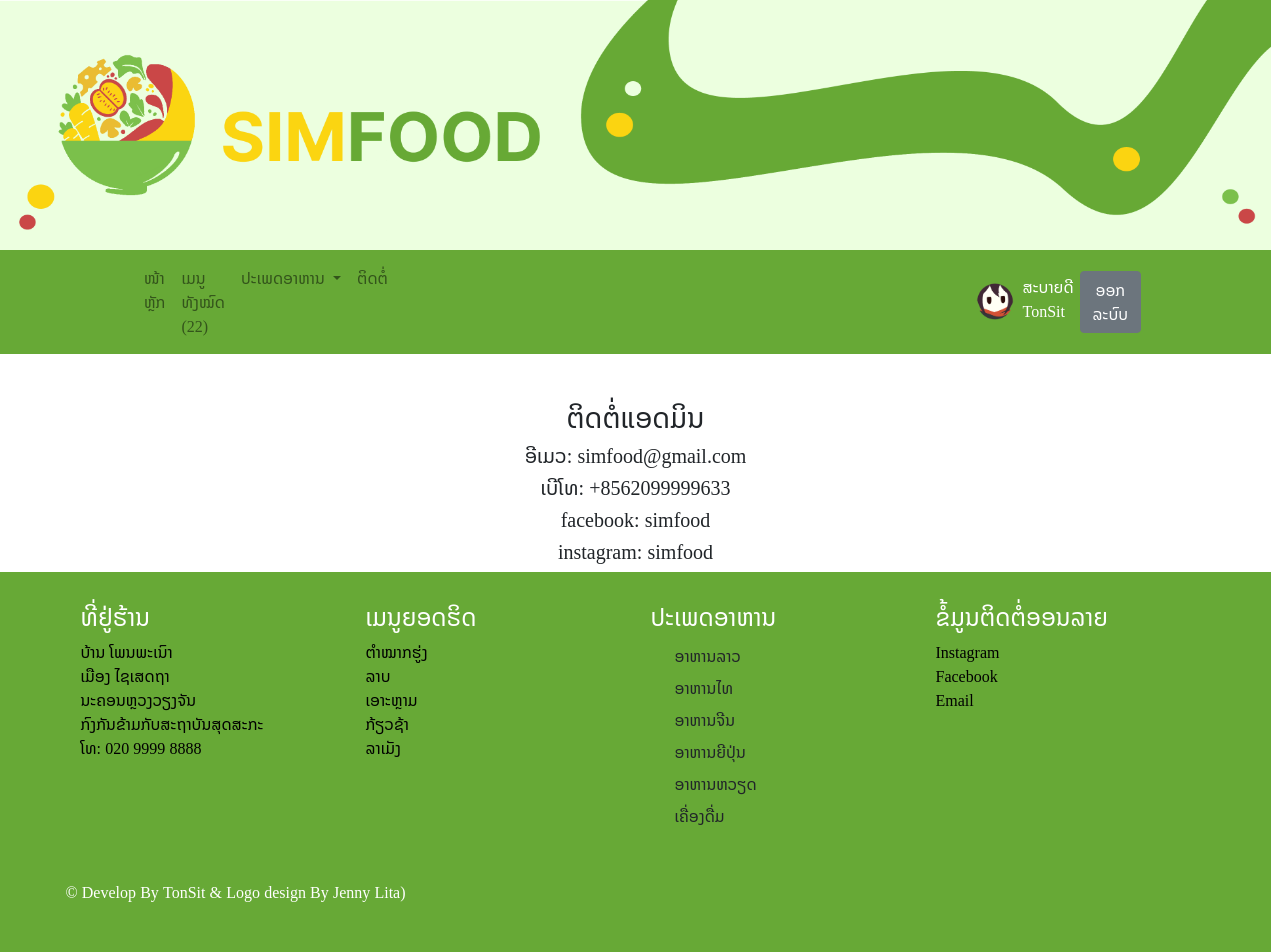
The page /contact/ (signed in) on the database its author committed.
### simfood/models.py (models this page shows, shortened)
class Profile(models.Model):
	user = models.OneToOneField(User,on_delete=models.CASCADE)
	photo = models.ImageField(upload_to="photoprofile",null=True,blank=True,default='default.png')
	usertype = models.CharField(max_length=100,default='member')

class Category(models.Model):
	catname = models.CharField(max_length=200,default='allmenu')

### simfood/views.py (the view)
# urls.py: path('contact/', Contact, name='contact-page'),
def Contact(request):
	return render(request,'simfood/contact.html')

### simfood/templatetags/custom_tags.py (called while the page is built)
@register.simple_tag
def show_allmenu():
	count = Allmenu.objects.count()
	return count

@register.inclusion_tag('simfood/allcategory.html')
def all_category():
	cats = Category.objects.all()
	return {'allcats': cats}

### simfood/template/simfood/contact.html
{% extends 'simfood/base.html' %}
{% load static %}
{% block content %}
	<div class="text-center">
		<h3>ຕິດຕໍ່ແອດມິນ</h3>
		<h5>ອີເມວ: simfood@gmail.com</h5>
		<h5>ເບີໂທ: +8562099999633</h5>
		<h5>facebook: simfood</h5>
		<h5>instagram: simfood</h5>
	</div>
{% endblock content %}

### simfood/template/simfood/base.html (shortened to what this page needs)
{% load static %}
{% load custom_tags %}
<!DOCTYPE html>
<html>
<head>
	<link rel="stylesheet" href="https://cdn.jsdelivr.net/npm/bootstrap@4.6.2/dist/css/bootstrap.min.css">
</head>
<body style="width: 100%; overflow: block;">
	<img src="{% static 'header.png' %}" width="100%" height="250">
	<nav style="background-color: #67A936;" class="navbar navbar-light navbar-expand-sm">
	  <div class="collapse navbar-collapse" id="navbarTogglerDemo03">
	    <ul style="margin-left: 120px;" class="navbar-nav mr-auto mt-2 mt-lg-0">
	      <li class="nav-item">
	        <a class="nav-link" href="{% url 'home-page' %}">ໜ້າຫຼັກ<span class="sr-only">(current)</span></a>
	      </li>
	      <li class="nav-item">
	        <a class="nav-link" href="{% url 'allmenu-page' %}">ເມນູທັງໝົດ ({% show_allmenu %})</a>
	      </li>
    <li class="nav-item dropdown">
      <a class="nav-link dropdown-toggle" href="#" id="navbardrop" data-toggle="dropdown">
        ປະເພດອາຫານ
      </a>
    </li>
	      <li class="nav-item">
	        <a class="nav-link" href="{% url 'contact-page' %}">ຕິດຕໍ່</a>
	      </li>
	    </ul>
      <div style="margin-right: 120px; margin-left: 580px;" class="navbar-collapse">
      {% if user.is_authenticated %}
      <img src="{{user.profile.photo.url}}" width="40" height="40" class="rounded-circle">&nbsp&nbsp
      <p  class="nav-item" style="color: white; margin-top: 10px;">ສະບາຍດີ&nbsp {{user.first_name}} &nbsp&nbsp </p>
      <a class="btn btn-secondary" href="/logout/">ອອກລະບົບ</a>
      {% else %}
	    <a class="btn btn-info" href="/register/">ລົງທະບຽນ</a>&nbsp&nbsp&nbsp
      <a class="btn btn-info" href="/login/">ເຂົ້າສູ່ລະບົບ</a>
      {% endif %}
    </div>
	  </div>
	</nav>
	<br><br>
	<div class="container-fluid">
		{% block content %}
		{% endblock content %}
	</div>
</body>
<footer class="mainfooter" role="contentinfo">
  <div class="footer-middle">
  <div class="container">
    <div class="row">
      <div class="col-md-3 col-sm-6">
        <div class="footer-pad">
          <h4>ທີ່ຢູ່ຮ້ານ</h4>
          <address>
                <ul class="list-unstyled" style="color: black;">
                  <li>
                    ບ້ານ ໂພນພະເນົາ<br>
                    ເມືອງ ໄຊເສດຖາ<br>
                    ນະຄອນຫຼວງວຽງຈັນ<br>
                    ກົງກັນຂ້າມກັບສະຖາບັນສຸດສະກະ<br>
                  </li>
                  <li>
                    ໂທ: 020 9999 8888
                  </li>
                </ul>
              </address>
        </div>
      </div>
      <div class="col-md-3 col-sm-6">
        <div class="footer-pad">
          <h4>ເມນູຍອດຮິດ</h4>
          <ul class="list-unstyled" style="color: black;">
            <li>ຕໍາໝາກຮູ່ງ</li>
            <li>ລາບ</li>
            <li>ເອາະຫຼາມ</li>
            <li>ກ້ຽວຊ້າ</li>
            <li>ລາເມັງ</li>
          </ul>
        </div>
      </div>
      <div class="col-md-3 col-sm-6">
        <div class="footer-pad">
          <h4>ປະເພດອາຫານ</h4>
          <ul class="list-unstyled">
            <li><a href="#">{% all_category %}</a></li>
          </ul>
        </div>
      </div>
      <div class="col-md-3 col-sm-6">
        <div class="footer-pad">
          <h4>ຂໍ້ມູນຕິດຕໍ່ອອນລາຍ</h4>
          <ul class="list-unstyled">
            <li><a href="#">Instagram</a></li>
            <li><a href="#">Facebook</a></li>
            <li><a href="#">Email</a></li>
          </ul>
        </div>
      </div>
    </div>
  </div>
  </div>
  <div class="footer-bottom">
    <div class="container">
      <div class="row">
        <div class="col-xs-12">
          <p class="text-xs-center">&copy; Develop By TonSit & Logo design By Jenny Lita)</p>
        </div>
      </div>
    </div>
  </div>
</footer>
</html>

### simfood/template/simfood/allcategory.html
{%for cat in allcats %}
<a class="dropdown-item" href="{% url 'category-page' cat.id %}">{{cat.catname}}</a>
{% endfor %}

### simfood/template/simfood/base.html (style rules this page uses)
body { font-family: Noto Sans Lao; }
footer { color: white; }
footer a { color: black; }
.footer-bottom { background: #67A936; padding: 2em; }
.footer-middle { background: #67A936; padding-top: 2em; color: white; }

### rows shown on the page
Category: catname "ອາຫານລາວ"
Category: catname "ອາຫານໄທ"
Category: catname "ອາຫານຈີນ"
Category: catname "ອາຫານຍີປຸ່ນ"
Category: catname "ອາຫານຫວຽດ"
Category: catname "ເຄື່ອງດື່ມ"

### other values the page prints
{{ user.first_name }} "TonSit"
